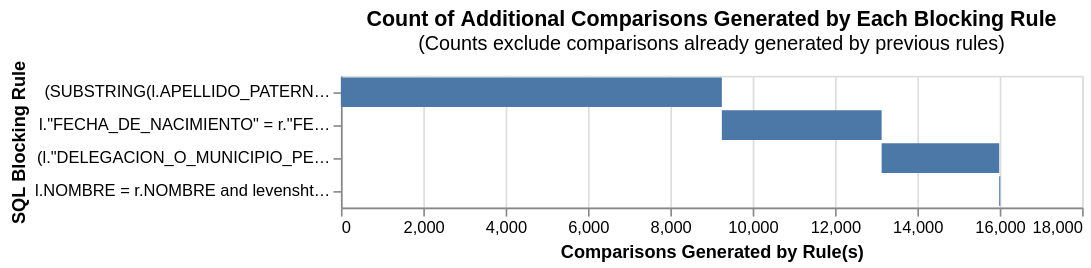

Notebook code cell kept with this figure:
### Markdown cell above
### Contar el número de comparaciones creadas por una lista de reglas de agrupamiento

Genera una gráfica de comparaciones acumuladas donde cada barra representa cuántas comparaciones nuevas y únicas aporta cada regla adicional, después de desduplicar contra las reglas anteriores.

- Si una regla aporta muy pocas comparaciones nuevas y únicas significa que casi todos los pares de registros nuevos que genera ya estaban cubiertos por alguna regla o reglas anteriores, es decir, es redundante.
- Si una regla aporta muchas más comparaciones nuevas y únicas significa que está capturando pares que las otras reglas no cubren, por lo tanto, es valiiosa.
- El acumulado final me indica si la lista de reglas es manejable computacionalmente.

### Code cell
from splink.blocking_analysis import (
    cumulative_comparisons_to_be_scored_from_blocking_rules_chart,
)

blocking_rules_for_analysis = [
    block_on("substr(APELLIDO_PATERNO, 1,1)", "NOMBRE"),
    block_on("FECHA_DE_NACIMIENTO"),
    block_on("DELEGACION_O_MUNICIPIO_PERMANENTE", "NOMBRE"),
    "l.NOMBRE = r.NOMBRE and levenshtein(l.APELLIDO_PATERNO, r.APELLIDO_PATERNO) < 2"
]


cumulative_comparisons_to_be_scored_from_blocking_rules_chart(
    table_or_tables=df,
    blocking_rules=blocking_rules_for_analysis,
    db_api=db_api,
    link_type="dedupe_only",
)

### Figure 1 — Vega-Lite specification as saved in the notebook (floating-point values rounded to 4 significant figures)
{"config": {"view": {"continuousWidth": 300, "continuousHeight": 300}}, "data": {"name": "data-a9059b31ce68b033240142ae9cbce8a1"}, "mark": "bar", "encoding": {"order": {"field": "cumulative_rows"}, "tooltip": [{"field": "blocking_rule", "title": "SQL Condition", "type": "nominal"}, {"field": "row_count", "format": ",", "title": "Comparisons Generated", "type": "quantitative"}, {"field": "cumulative_rows", "format": ",", "title": "Cumulative Comparisons", "type": "quantitative"}, {"field": "cartesian", "format": ",", "title": "Total comparisons in Cartesian product", "type": "quantitative"}], "x": {"field": "start", "title": "Comparisons Generated by Rule(s)", "type": "quantitative"}, "x2": {"field": "cumulative_rows"}, "y": {"field": "blocking_rule", "sort": ["-x2"], "title": "SQL Blocking Rule"}}, "height": {"step": 20}, "title": {"text": "Count of Additional Comparisons Generated by Each Blocking Rule", "subtitle": "(Counts exclude comparisons already generated by previous rules)"}, "width": 450, "$schema": "https://vega.github.io/schema/vega-lite/v5.9.3.json", "datasets": {"data-a9059b31ce68b033240142ae9cbce8a1": [{"blocking_rule": "(SUBSTRING(l.APELLIDO_PATERNO, 1, 1) = SUBSTRING(r.APELLIDO_PATERNO, 1, 1)) AND (l.\"NOMBRE\" = r.\"NOMBRE\")", "row_count": 9251, "cumulative_rows": 9251, "cartesian": 109453410, "match_key": "0", "start": 0}, {"blocking_rule": "l.\"FECHA_DE_NACIMIENTO\" = r.\"FECHA_DE_NACIMIENTO\"", "row_count": 3881, "cumulative_rows": 13132, "cartesian": 109453410, "match_key": "1", "start": 9251}, {"blocking_rule": "(l.\"DELEGACION_O_MUNICIPIO_PERMANENTE\" = r.\"DELEGACION_O_MUNICIPIO_PERMANENTE\") AND (l.\"NOMBRE\" = r.\"NOMBRE\")", "row_count": 2855, "cumulative_rows": 15987, "cartesian": 109453410, "match_key": "2", "start": 13132}, {"blocking_rule": "l.NOMBRE = r.NOMBRE and levenshtein(l.APELLIDO_PATERNO, r.APELLIDO_PATERNO) < 2", "row_count": 26, "cumulative_rows": 16013, "cartesian": 109453410, "match_key": "3", "start": 15987}]}}
